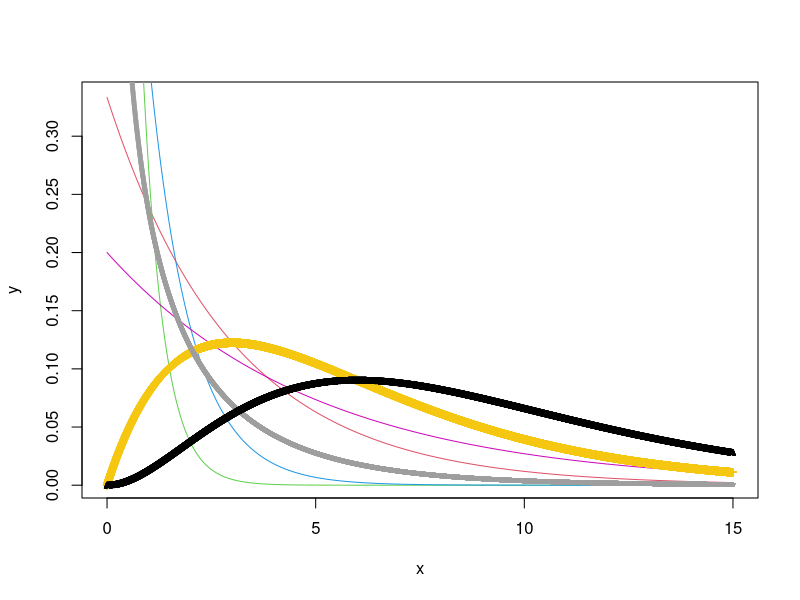

R code for this plot:
# Gamma distribution with scale =1 and various lamdas i.e. the scale parameter. Used to model lifetime 
#such as people, components etc
#Scale =1 makes it exponetial 

#Generate some r.v 
x = seq(0,15,.001)

#Find their densities
y = dgamma(x,1,scale = 3)
plot(x,y, col=2, type='l')

y = dgamma(x,1,scale = .5)
lines(x,y, col=3, type='l')

y = dgamma(x,1,scale = 1)
lines(x,y, col=4, type='l')

y = dgamma(x,1,scale = 5)
lines(x,y, col=6, type='l')

# Gammas with a different shape parameter
y = dgamma(x,2,scale = 3)
lines(x,y, col=7, type='p',pch ='+')

y = dgamma(x,.5,scale = 3)
lines(x,y, col=8, type='p',pch ='*')

y = dgamma(x,3,scale = 3)
lines(x,y, col=9, type='p',pch ='^')
